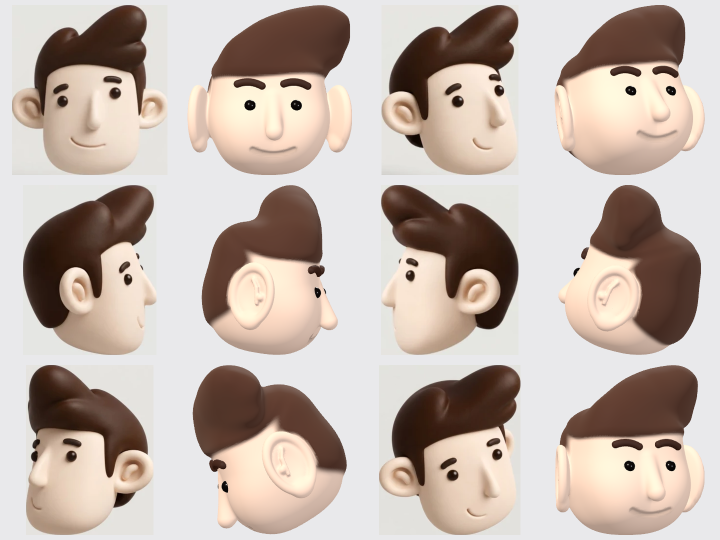
#> input picture tools/face3d/claudefit/latest-compare.png, 1440 x 1080 px, given in place of margins.png, which was not available (shown at 1/2 size)
$ python clean_skin.py ../claudefit ../claudefit/it3-compare.png
#> lines starting #> are read from the running program, lines starting #| are printed output that depends on the picture; after the words box and inside, x2 and y2 are one past the last pixel; in counts of white or black regions, pixels touching at a corner belong together; pictures that were not available may be replaced by others from this repository, and a replacement may not be noted
# Clean skin textures for the hero's clay and noir heads (2026-10-12).
#
# Why: the fitted skin texture is projected from the reference photo, so the eyes, brows and the
# mouth's crease are painted into it. The shader shows that "raw" skin at rest and fades to the
# "clean" skin (the GLB's albedo-ratio map) while a feature moves (uActs x margins). But the GLB's
# clean map still carried the features (a faint smile crease, eye-socket rings, pale brow smudges),
# and noir's has no raw/clean split at all, so on every emote the painted copy stayed behind: two
# mouths, a shadow where an eye was, ghost brows.
#
# What this does, offline, into NEW files (the GLBs and fit files are not touched):
#   skin-clean.png        clay: the GLB's skin map with the feature regions inpainted
#   skin-clean-noir.png   noir: the same
#   skin-raw-noir.png     noir: the GLB's original map (features in), the "raw" skin at rest
#   margins-noir.png      noir: where its features are (R eyes, G brows, B mouth), from the id pass
# faceRig3D.js loads them (CLEAN_SKIN) and gives noir the raw / margin fade clay already had.
#
# Inputs, dumped from the live rigs by the harness (see Claude/2026-10-11_hero-morph.md, Round 18):
#   gat/<rig>_skinmap.png   the rig's skin map (1604 x 862: the skin layer left, the hair layer right)
#   gat/<rig>_ids.bin       the id pass at rest, 802 x 862 uint8, bottom-up rows (3/4 eyes, 5/6 brows, 7 mouth)
# Usage: python3 clean_skin.py GAT_DIR OUT_DIR   (OUT_DIR = public/faces)
import sys
import numpy as np
from PIL import Image
from scipy import ndimage as ndi
from skimage.restoration import inpaint_biharmonic

W, H = 802, 862
gat, out = sys.argv[1], sys.argv[2]


def ids_of(rig):
    return np.fromfile(f"{gat}/{rig}_ids.bin", dtype=np.uint8).reshape(H, W)[::-1]  # to top-down rows


def disk(r):
    y, x = np.ogrid[-r:r + 1, -r:r + 1]
    return x * x + y * y <= r * r


def grow(mask, r):
    return ndi.binary_dilation(mask, structure=disk(r)) if r > 0 else mask


# [5 lines left out: function margins_from_ids, not called in this run]


def soft(mask, s=5):
    return np.clip(ndi.gaussian_filter(mask.astype(float), s) * 1.6, 0, 1)


# [46 lines left out: functions diffuse_fill, residual, inpaint_skin, not called in this run]


# ---- clay: the existing margins, a little larger, are the mask ----
mclay = np.asarray(Image.open(f"{out}/margins.png").convert("RGB"))
#> mclay is the input picture: shape (1080, 1440, 3); mean R, G, B 194.4, 180.6, 171.9
clay_mask = grow((mclay[..., :2] > 40).any(axis=2), 6) | grow(mclay[..., 2] > 40, 16)  # the mouth gets more
#> in grow, `return ndi.binary_dilation(mask, structure=disk(r)) if r > 0 else mask`:
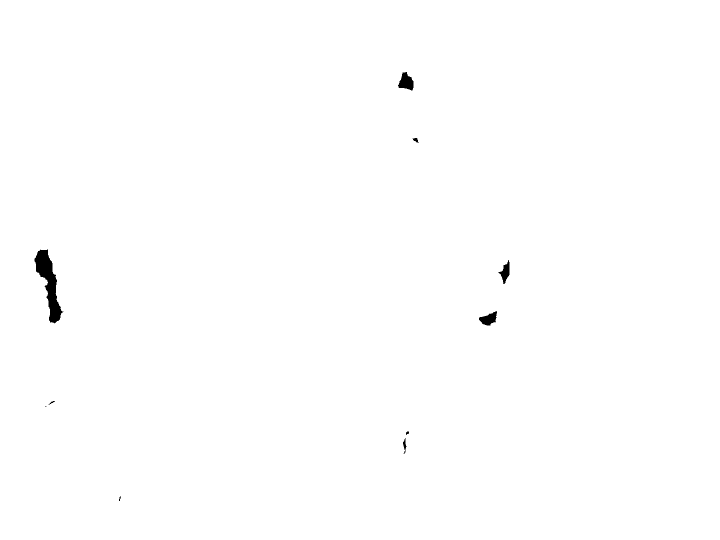
#> returned value: shape (1080, 1440) bool (shown at 1/2 size); 99.6% white; 10 black regions (2 under 20 px), largest, box (x1, y1, x2, y2) and area: (69, 499, 127, 647) 3408, (796, 144, 827, 181) 737, (958, 622, 994, 651) 604
#> call 2 of grow, with r = 16
#> call 2 of disk, with r = 16
#> in disk (call 2), `y, x = np.ogrid[-r:r + 1, -r:r + 1]`: y = 33 values from -16 to 16
#> in disk (call 2), `return x * x + y * y <= r * r`:
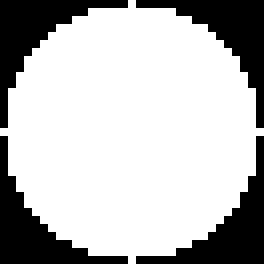
#> returned value: shape (33, 33) bool (shown 8 times larger); 73.2% white; 4 black regions, box (x1, y1, x2, y2) and area: (0, 0, 16, 16) 73, (17, 0, 33, 16) 73, (0, 17, 16, 33) 73, (17, 17, 33, 33) 73
#> in grow (call 2), `return ndi.binary_dilation(mask, structure=disk(r)) if r > 0 else mask`:
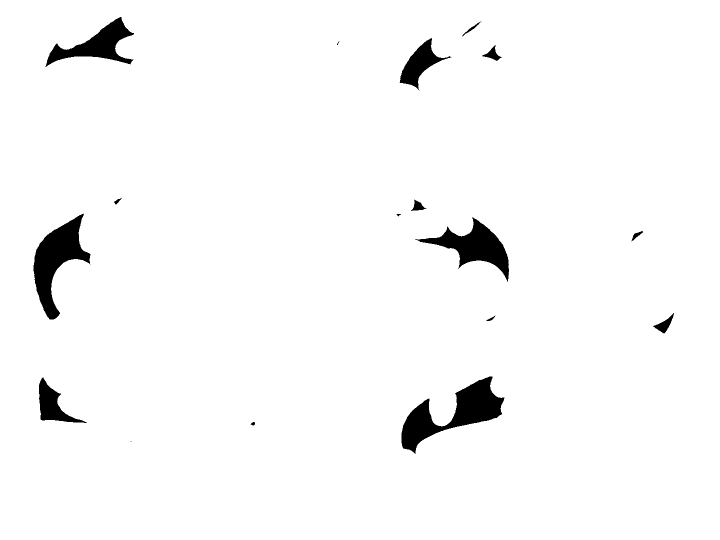
#> returned value: shape (1080, 1440) bool (shown at 1/2 size); 97.1% white; 19 black regions (4 under 20 px), largest, box (x1, y1, x2, y2) and area: (803, 753, 1009, 908) 11385, (67, 427, 181, 639) 9909, (830, 434, 1018, 563) 7956
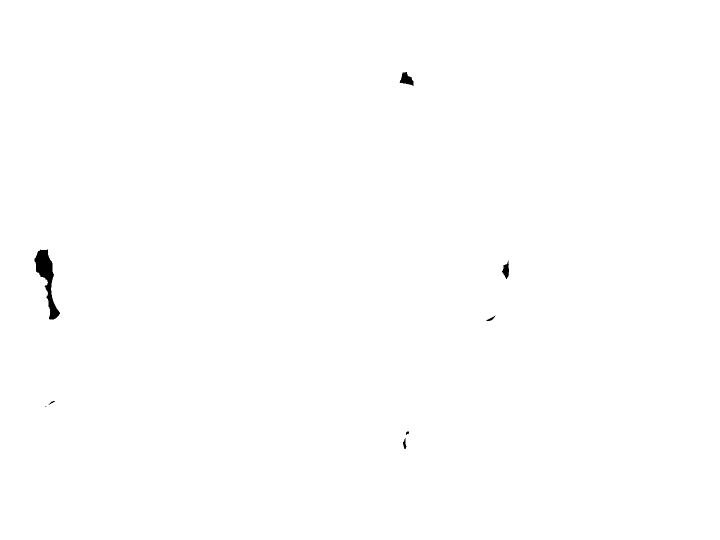
#> clay_mask: shape (1080, 1440) bool (shown at 1/2 size); 99.8% white; 8 black regions (1 under 20 px), largest, box (x1, y1, x2, y2) and area: (69, 499, 120, 639) 2598, (799, 144, 827, 172) 446, (1004, 521, 1018, 558) 290
clay = Image.open(f"{gat}/clay_skinmap.png").convert("RGBA")
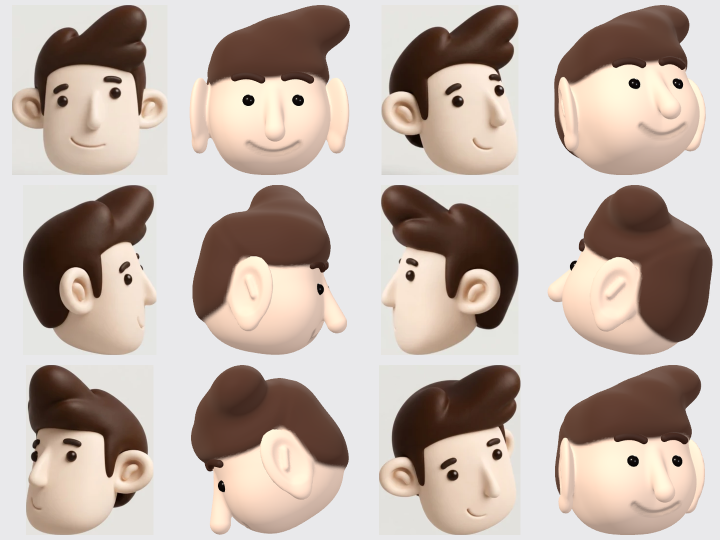
#> input picture tools/face3d/claudefit/it3-compare.png, 1440 x 1080 px, given in place of clay_skinmap.png, which was not available (shown at 1/2 size)
print("clay"); inpaint_skin(clay, clay_mask, ids_of("clay")).save(f"{out}/skin-clean.png")
#> (the run stopped early here; a loop or call above may not have finished)
